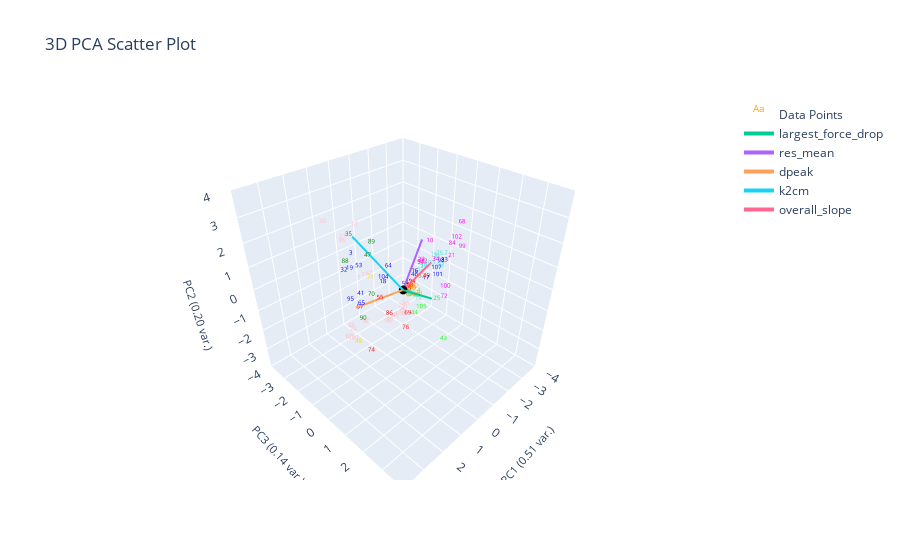

The cell this chart's notebook holds for it:
### Markdown cell above
# K-Nearest-Neighbor
- From the k nearest points, assign query point to the highest frequency label
- Performs better when data is uniformly distributed in feature space (clusters all have similar desnity)

### Code cell
from sklearn.neighbors import KNeighborsClassifier

X = plotting.extract_numerical_features(marions_labeled_data).values.tolist()
y = marions_labeled_data[f'{ylabel_name}_nums'].values.tolist()

knn = KNeighborsClassifier(n_neighbors=1)
knn.fit(X, y)
predictions = pd.Series(knn.predict(clustering_features.values))


# plotting.plot_cluster_subolots(predictions, curve_data,
#                                   clustering_method="Nearest Centroid", 
#                                   cluster_category_names=list(ylabel_to_cluster_num.keys()),
#                                   pseudo_corrections=corrected_predictions,
#                                   bold_idxs=actual.index
#                                   )
# plotting.plot_cluster_subplots(corrected_predictions, curve_data, 
#                                   clustering_method="Nearest Centroid", 
#                                   cluster_category_names=list(ylabel_to_cluster_num.keys()),
#                                   bold_idxs=actual.index)
# plotting.plot_pca(clustering_features, predictions, 3, 
#                   graph_title=f'',
#                   ylabel_name=ylabel_name,)


plotting.plot_cluster_subplots(predictions, curve_data, 
                                  clustering_method="KNN", 
                                  cluster_category_names=list(ylabel_to_cluster_num.keys()),
                                  )
plotting.plot_pca(clustering_features, predictions, 3, 
                  graph_title=f'KNN with k=1 on {ylabel_name}',
                  ylabel_name=ylabel_name,)

### Figure 1 — Plotly figure (JSON) as saved in the notebook; plotly's stock layout.template omitted (floating-point values rounded to 4 significant figures)
{"data": [{"mode": "text", "name": "Data Points", "text": ["0", "1", "2", "3", "4", "5", "6", "7", "8", "9", "10", "11", "12", "13", "14", "15", "16", "17", "18", "19", "20", "21", "22", "23", "24", "25", "26", "27", "28", "29", "30", "31", "32", "33", "34", "35", "36", "37", "38", "39", "40", "41", "42", "43", "44", "45", "46", "47", "48", "49", "50", "51", "52", "53", "54", "55", "56", "57", "58", "59", "60", "61", "62", "63", "64", "65", "66", "67", "68", "69", "70", "71", "72", "73", "74", "75", "76", "77", "78", "79", "80", "81", "82", "83", "84", "85", "86", "87", "88", "89", "90", "91", "92", "93", "94", "95", "96", "97", "98", "99", "100", "101", "102", "103", "104", "105", "106", "107", "108", "109"], "textfont": {"color": ["orange", "red", "turquoise", "blue", "turquoise", "pink", "magenta", "pink", "orange", "pink", "magenta", "magenta", "turquoise", "pink", "pink", "turquoise", "blue", "blue", "blue", "blue", "pink", "magenta", "magenta", "magenta", "pink", "lime", "turquoise", "pink", "turquoise", "pink", "pink", "turquoise", "blue", "blue", "magenta", "red", "pink", "turquoise", "pink", "orange", "orange", "blue", "orange", "lime", "lime", "red", "blue", "green", "gold", "red", "turquoise", "red", "turquoise", "blue", "orange", "red", "pink", "pink", "red", "blue", "turquoise", "pink", "orange", "orange", "blue", "blue", "orange", "pink", "magenta", "red", "green", "gold", "magenta", "orange", "red", "turquoise", "red", "turquoise", "pink", "pink", "pink", "orange", "red", "orange", "magenta", "pink", "red", "blue", "green", "green", "green", "turquoise", "orange", "turquoise", "red", "blue", "pink", "pink", "blue", "magenta", "magenta", "blue", "magenta", "turquoise", "blue", "lime", "magenta", "blue", "pink", "pink"], "size": 6}, "type": "scatter3d", "x": [-0.4106, -0.9288, -2.596, 1.104, -0.04511, 1.466, -4.148, 1.804, -0.3853, 0.000174, -2.121, -1.442, 0.07756, 0.2565, 0.3918, -2.119, -0.9654, -1.382, 1.491, 1.185, 0.3561, -1.272, -1.627, -1.172, 1.882, 0.191, -0.1242, 1.567, -0.1115, 0.01755, 1.734, -2.217, 1.471, -2.439, -1.071, 2.383, 1.738, 0.1452, 2.03, -0.7734, -0.4269, 1.234, -0.2648, 1.211, 0.8373, -0.2236, -0.9016, 1.719, 2.593, -0.6936, -1.217, -0.9873, -1.33, 0.9893, -0.5549, 1.224, -0.03471, 2.119, -0.4056, -0.5167, 0.1873, 1.594, -1.097, -0.4578, 0.6658, 1.541, -0.5375, 1.385, -3.767, 2.065, 1.667, 2.267, 0.9181, -0.6715, 2.547, -2.345, 1.713, -1.346, 1.47, 0.6275, 2.234, -0.5391, -0.5084, -0.5667, -3.086, 0.4854, 2.083, 1.533, 2.35, 0.9782, 1.906, -1.156, -0.8135, -1.657, -0.5038, 1.814, 0.7143, 1.507, -2.284, -2.536, 0.03863, -1.921, -3.354, -1.303, 1.322, 0.7258, -4.755, -1.993, 0.185, 2.366], "y": [-0.1336, -0.245, -0.0996, -1.642, 0.7684, -0.7981, -0.2511, -0.1305, -0.03606, -0.01009, -0.5867, -0.397, 0.8814, 0.2269, -0.162, -0.324, -0.3004, -0.07603, 0.5295, -1.677, 0.4095, 1.204, -0.4341, -0.1638, -0.8133, 1.849, 0.1201, -1.445, 0.2224, -0.05074, -2.329, -0.2818, -1.661, -0.04144, 0.6504, -0.01132, -1.268, 0.5861, -0.7415, 0.09165, -0.2621, -1.078, 0.4705, 3.064, 1.393, 0.04536, -0.2687, 0.05331, 0.3655, 0.5424, -0.07552, -0.06003, -0.3571, -1.365, -0.04577, 0.04454, 0.1263, -0.8369, -0.02147, -0.3964, 0.8656, -0.6886, -0.05282, -0.1158, -0.07978, -0.6477, -0.06799, -0.3083, -0.2996, 2.278, 0.09565, 0.7689, 2.747, -0.1277, 0.9987, -0.2365, 1.836, -0.1956, -0.5988, -0.1188, -0.2943, -0.2451, -0.2033, -0.0763, -0.1993, 0.06686, 1.451, -0.748, -0.3496, -0.581, -0.1527, -0.3158, -0.1525, 0.4253, -0.00594, -0.9447, -0.1243, -0.4438, -0.0895, 0.725, 2.076, 0.05319, -0.1952, 0.1731, 0.3696, 1.629, -0.1863, -0.06404, 0.02932, -0.4441], "z": [-0.8724, -0.04772, 0.1429, 1.06, 0.0005921, 0.5397, 1.092, 1.156, -0.4434, -1.348, 0.7049, 0.1231, -0.2161, -1.136, -1.441, 0.1429, -0.08318, -0.4948, 1.041, 0.4144, -0.7653, 1.165, 0.02055, 0.4204, -1.654, 0.3368, -0.4292, 2.029, -0.4424, -1.144, 2.361, 0.06222, 0.47, -0.1083, 0.8491, 3.011, 2.01, -0.1701, -1.361, -0.867, -0.8309, -0.4348, -0.4918, -0.09782, -0.1891, -0.3818, -0.2061, 1.985, -1.075, 0.225, 0.1545, 0.4271, -0.2145, 0.5791, -0.8905, -0.04316, -0.9442, -1.91, -0.337, -0.5344, -0.04446, 2.792, -0.274, -0.8517, 1.018, -0.4998, -0.6077, 0.9178, 1.054, 1.014, 0.3784, 1.723, 1.296, -0.6699, -1.099, 0.1614, -0.06598, 0.01022, -1.393, -1.534, -1.574, -0.5951, -0.3348, -0.4594, 0.3475, -1.307, 0.5324, -0.7392, 1.851, 1.928, -0.7173, -0.4028, -0.6668, 0.2206, -0.207, -0.3249, -1.557, -1.273, -0.09006, 0.8118, 0.9064, -0.5457, 0.5385, 0.3721, 1.072, 0.1508, 1.036, -0.2881, -1.389, -1.542]}, {"marker": {"color": "black", "size": 3}, "mode": "markers", "name": "Origin", "showlegend": false, "type": "scatter3d", "x": [0], "y": [0], "z": [0]}, {"line": {"width": 4}, "mode": "lines+text", "name": "largest_force_drop", "textposition": "top center", "type": "scatter3d", "x": [0, 1.091], "y": [0, 2.378], "z": [0, 1.397]}, {"line": {"width": 4}, "mode": "lines+text", "name": "res_mean", "textposition": "top center", "type": "scatter3d", "x": [0, -1.331], "y": [0, -0.3095], "z": [0, 1.522]}, {"line": {"width": 4}, "mode": "lines+text", "name": "dpeak", "textposition": "top center", "type": "scatter3d", "x": [0, 1.612], "y": [0, -0.8751], "z": [0, -0.441]}, {"line": {"width": 4}, "mode": "lines+text", "name": "k2cm", "textposition": "top center", "type": "scatter3d", "x": [0, 1.002], "y": [0, -1.575], "z": [0, 2.059]}, {"line": {"width": 4}, "mode": "lines+text", "name": "overall_slope", "textposition": "top center", "type": "scatter3d", "x": [0, -1.56], "y": [0, 0.01097], "z": [0, 0.5458]}], "layout": {"autosize": true, "scene": {"aspectmode": "cube", "xaxis": {"range": [-4, 4], "title": {"font": {"size": 11}, "text": "PC1 (0.51 var.)"}}, "yaxis": {"range": [-4, 4], "title": {"font": {"size": 11}, "text": "PC3 (0.14 var.)"}}, "zaxis": {"range": [-4, 4], "title": {"font": {"size": 11}, "text": "PC2 (0.20 var.)"}}}, "title": {"text": "3D PCA Scatter Plot"}}}
